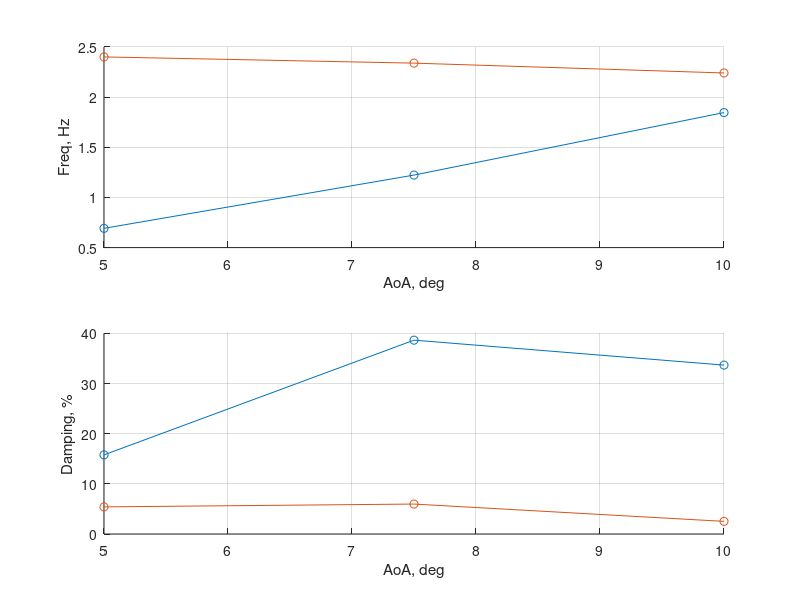

MATLAB code for this plot:
close all;clc;fclose all;clear all;restoredefaultpath;
%%
%5deg, 16m/s
 data5d0 = [     0.692          15.78
       2.401           5.41];
%7.5deg, 16m/s
 data7d5 = [      1.223          38.65
       2.339           5.97];
%10deg, 16m/s       
 data10d0 = [        1.846          33.68
       2.241           2.52];
% AoA
aoa = [5,7.5,10];

%%
figure
subplot(2,1,1)
hold all
plot(aoa,[data5d0(1,1),data7d5(1,1),data10d0(1,1)],'o-')
plot(aoa,[data5d0(2,1),data7d5(2,1),data10d0(2,1)],'o-')
hold off
xlabel('AoA, deg')
ylabel('Freq, Hz');
grid on

subplot(2,1,2)
hold all
plot(aoa,[data5d0(1,2),data7d5(1,2),data10d0(1,2)],'o-')
plot(aoa,[data5d0(2,2),data7d5(2,2),data10d0(2,2)],'o-')
hold off
xlabel('AoA, deg')
ylabel('Damping, %');
grid on